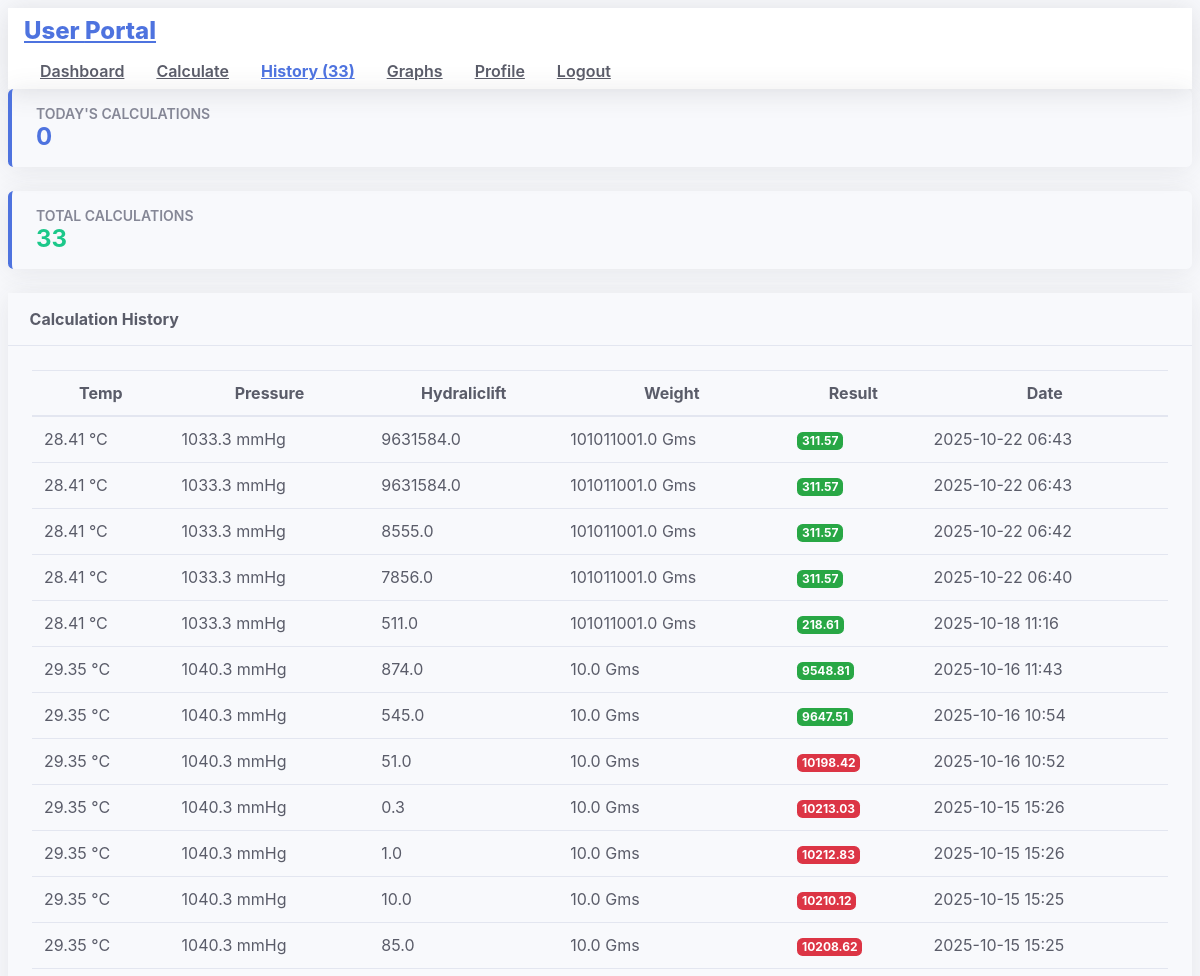
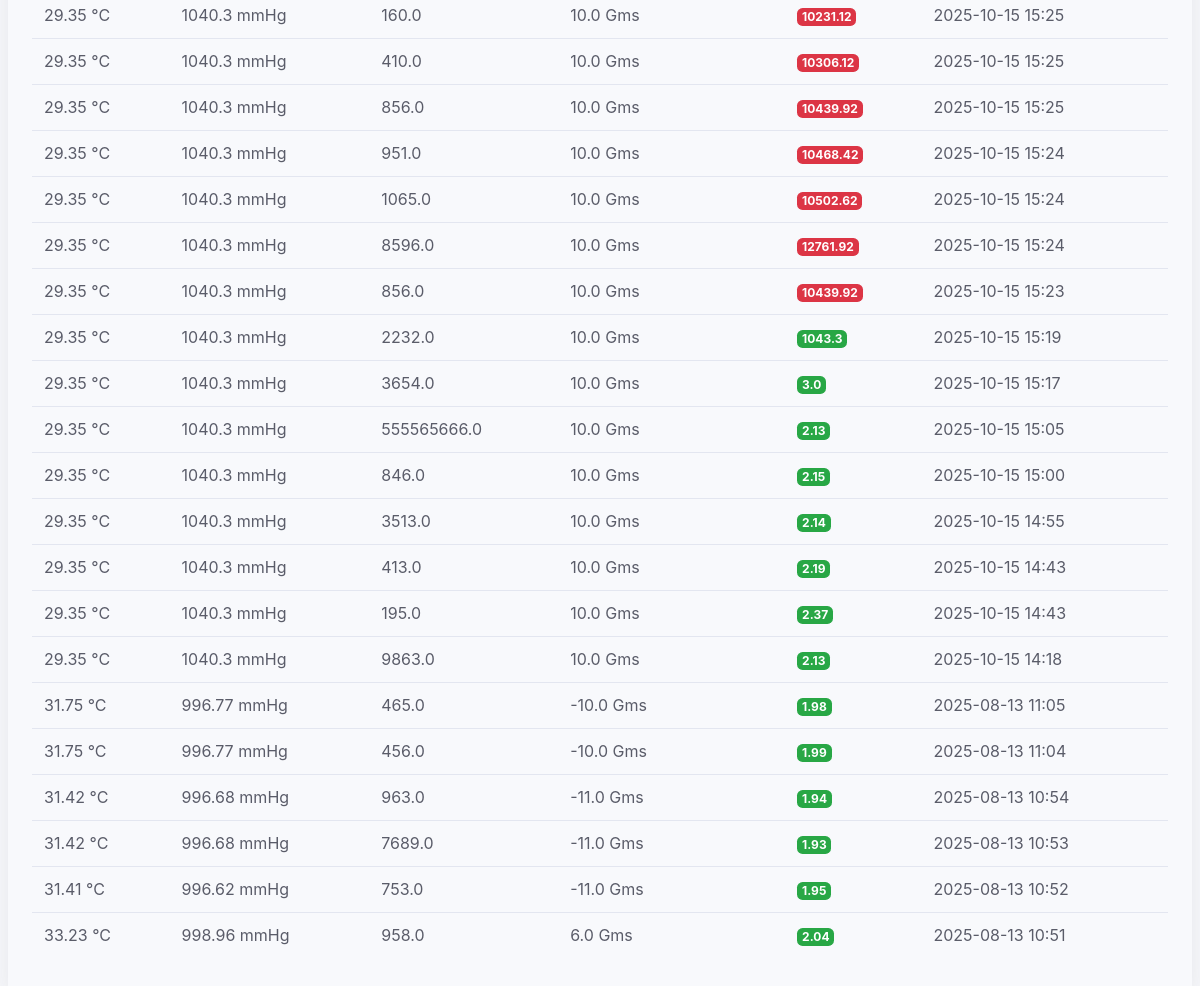
The page /history (signed in) on the database its author committed (2 pictures, top to bottom).
### app.py (models this page shows)
class Calculation(db.Model):
    id = db.Column(db.Integer, primary_key=True)
    weight = db.Column(db.Float, nullable=False)
    pressure = db.Column(db.Float, nullable=False)
    ideal_weight = db.Column(db.Float, nullable=False)
    temperature = db.Column(db.Float, nullable=False)
    result = db.Column(db.Float, nullable=False)
    formula = db.Column(db.String(100), nullable=False)
    timestamp = db.Column(db.DateTime, default=datetime.utcnow)
    user_id = db.Column(db.Integer, db.ForeignKey('user.id'), nullable=False)

### app.py (the view)
@app.route('/history')
@login_required
def history():
    if session.get('is_admin'):
        calculations = Calculation.query.join(User).filter(
            User.manager_id == current_user.admin_code
        ).order_by(Calculation.timestamp.desc()).all()
    else:
        calculations = Calculation.query.filter_by(
            user_id=current_user.id
        ).order_by(Calculation.timestamp.desc()).all()
    today = datetime.utcnow().date()
    calculations_today = len([c for c in calculations if c.timestamp.date() == today])
    total_calculations = len(calculations)
    return render_template('history.html',
                         calculations=calculations,
                         calculations_today=calculations_today,
                         total_calculations=total_calculations)

### app.py (called while the page is built)
@login_manager.user_loader
def load_user(user_id):
    if session.get('is_admin'):
        return Admin.query.get(int(user_id))
    return User.query.get(int(user_id))

### templates/history.html (shortened to what this page needs)
	<!DOCTYPE html>
<html lang="en">
<head>
</head>
<body>
    <nav class="navbar navbar-expand navbar-light mb-4">
        <div class="container">
            <a class="navbar-brand" href="#">{% if session.get('is_admin') %}Admin{% else %}User{% endif %} Portal</a>
            <div class="collapse navbar-collapse">
                <ul class="navbar-nav ml-auto">
                    <li class="nav-item">
                        <a class="nav-link" href="{% if session.get('is_admin') %}{{ url_for('admin_dashboard') }}{% else %}{{ url_for('user_dashboard') }}{% endif %}">Dashboard</a>
                    </li>
                    {% if not session.get('is_admin') %}
                    <li class="nav-item">
                        <a class="nav-link" href="{{ url_for('calculate') }}">Calculate</a>
                    </li>
                    {% endif %}
                    <li class="nav-item active">
                        <a class="nav-link" href="{{ url_for('history') }}">History ({{ total_calculations }})</a>
                    </li>
                    {% if not session.get('is_admin') %}
                    <li class="nav-item">
                        <a class="nav-link" href="{{ url_for('graphs') }}">Graphs</a>
                    </li>
                    {% endif %}
                    <li class="nav-item">
                        <a class="nav-link" href="{{ url_for('profile') }}">Profile</a>
                    </li>
                    <li class="nav-item">
                        <a class="nav-link" href="{{ url_for('logout') }}">Logout</a>
                    </li>
                </ul>
            </div>
        </div>
    </nav>
    <div class="container">
        <div class="row mb-4">
            <div class="col-md-6 mb-4">
                <div class="card stat-card">
                    <div class="card-body">
                        <div class="stat-title">Today's Calculations</div>
                        <div class="stat-value text-primary">{{ calculations_today }}</div>
                    </div>
                </div>
            </div>
            <div class="col-md-6 mb-4">
                <div class="card stat-card">
                    <div class="card-body">
                        <div class="stat-title">Total Calculations</div>
                        <div class="stat-value text-success">{{ total_calculations }}</div>
                    </div>
                </div>
            </div>
        </div>
        <div class="card">
            <div class="card-header">
                Calculation History
            </div>
            <div class="card-body">
                {% if calculations %}
                    <div class="table-responsive">
                        <table class="table">
                            <thead>
                                <tr>
                                    <th>Temp</th>
                                    <th>Pressure</th>
                                    <th>Hydraliclift</th>
                                    <th>Weight</th>
                                    <th>Result</th>
                                    <th>Date</th>
                                </tr>
                            </thead>
                            <tbody>
                                {% for calc in calculations %}
                                <tr>
                                    <td>{{ calc.weight }} °C</td>
                                    <td>{{ calc.pressure }} mmHg</td>
                                    <td>{{ calc.ideal_weight }} </td>
                                    <td>{{ calc.temperature }} Gms</td>
                                    <td>
    				    <span
        				class="badge"
        				style="background-color: {% if calc.result < 10000 %}#28a745{% else %}#dc3545{% endif %};
               				color: white;">
        				{{ calc.result }}
    				   </span>
				   </td>
                                    <td>{{ calc.timestamp.strftime('%Y-%m-%d %H:%M') }}</td>
                                </tr>
                                {% endfor %}
                            </tbody>
                        </table>
                    </div>
                {% else %}
                    <p class="text-center text-muted">No calculations found.</p>
                {% endif %}
            </div>
        </div>
    </div>
</body>
</html>

### templates/history.html (style rules this page uses)
:root { --primary: #4e73df; --success: #1cc88a; --info: #36b9cc; --warning: #f6c23e; --danger: #e74a3b; --secondary: #858796; --light: #f8f9fc; --dark: #5a5c69; }
.navbar { padding: 0.5rem 1rem; background-color: #ffffff; box-shadow: 0 2px 4px rgba(0,0,0,0.1); }
.navbar-brand { font-weight: 700; font-size: 1.25rem; color: #4e73df; }
.navbar-nav { display: flex; flex-direction: row; padding-left: 0; margin-bottom: 0; list-style: none; }
.nav-item { position: relative; }
.nav-link { padding: 0.5rem 1rem; color: #5a5c69; font-weight: 600; transition: all 0.3s; }
.nav-item.active .nav-link { color: #4e73df; font-weight: 700; }
body { font-family: 'Nunito', -apple-system, BlinkMacSystemFont, 'Segoe UI', Roboto, 'Helvetica Neue', Arial, sans-serif; background-color: #f8f9fc; }
.navbar { background-color: white; box-shadow: 0 0.15rem 1.75rem 0 rgba(58, 59, 69, 0.15); padding: 0.5rem 1rem; }
.navbar-brand { font-weight: 800; color: var(--primary); font-size: 1.5rem; }
.nav-link { color: var(--dark); font-weight: 600; }
.card { border: none; border-radius: 0.35rem; box-shadow: 0 0.15rem 1.75rem 0 rgba(58, 59, 69, 0.1); margin-bottom: 1.5rem; }
.card-header { background-color: #f8f9fc; border-bottom: 1px solid #e3e6f0; padding: 1rem 1.35rem; font-weight: 700; color: var(--dark); }
.card-body { padding: 1.5rem; }
.stat-card { border-left: 0.25rem solid var(--primary); }
.stat-card .card-body { padding: 1rem 1.5rem; }
.stat-card .text-primary { color: var(--primary) !important; }
.stat-card .text-success { color: var(--success) !important; }
.stat-title { font-size: 0.875rem; font-weight: 600; text-transform: uppercase; color: var(--secondary); }
.stat-value { font-size: 1.5rem; font-weight: 700; }
.table { width: 100%; margin-bottom: 1rem; color: var(--dark); border-collapse: collapse; }
.table th, .table td { padding: 0.75rem; vertical-align: top; border-top: 1px solid #e3e6f0; }
.table thead th { vertical-align: bottom; border-bottom: 2px solid #e3e6f0; background-color: #f8f9fc; }
.badge { display: inline-block; padding: 0.25em 0.4em; font-size: 75%; font-weight: 700; line-height: 1; text-align: center; white-space: nowrap; vertical-align: baseline; border-radius: 0.35rem; }

### rows shown on the page
Calculation: weight "28.41", pressure "1033.3", ideal_weight "9631584.0", temperature "101011001.0", result "311.57", timestamp "2025-10-22 06:43"
Calculation: weight "28.41", pressure "1033.3", ideal_weight "9631584.0", temperature "101011001.0", result "311.57", timestamp "2025-10-22 06:43"
Calculation: weight "28.41", pressure "1033.3", ideal_weight "8555.0", temperature "101011001.0", result "311.57", timestamp "2025-10-22 06:42"
Calculation: weight "28.41", pressure "1033.3", ideal_weight "7856.0", temperature "101011001.0", result "311.57", timestamp "2025-10-22 06:40"
Calculation: weight "28.41", pressure "1033.3", ideal_weight "511.0", temperature "101011001.0", result "218.61", timestamp "2025-10-18 11:16"
Calculation: weight "29.35", pressure "1040.3", ideal_weight "874.0", temperature "10.0", result "9548.81", timestamp "2025-10-16 11:43"
Calculation: weight "29.35", pressure "1040.3", ideal_weight "545.0", temperature "10.0", result "9647.51", timestamp "2025-10-16 10:54"
Calculation: weight "29.35", pressure "1040.3", ideal_weight "51.0", temperature "10.0", result "10198.42", timestamp "2025-10-16 10:52"
Calculation: weight "29.35", pressure "1040.3", ideal_weight "0.3", temperature "10.0", result "10213.03", timestamp "2025-10-15 15:26"
Calculation: weight "29.35", pressure "1040.3", ideal_weight "1.0", temperature "10.0", result "10212.83", timestamp "2025-10-15 15:26"
Calculation: weight "29.35", pressure "1040.3", ideal_weight "10.0", temperature "10.0", result "10210.12", timestamp "2025-10-15 15:25"
Calculation: weight "29.35", pressure "1040.3", ideal_weight "85.0", temperature "10.0", result "10208.62", timestamp "2025-10-15 15:25"
Calculation: weight "29.35", pressure "1040.3", ideal_weight "160.0", temperature "10.0", result "10231.12", timestamp "2025-10-15 15:25"
Calculation: weight "29.35", pressure "1040.3", ideal_weight "410.0", temperature "10.0", result "10306.12", timestamp "2025-10-15 15:25"
Calculation: weight "29.35", pressure "1040.3", ideal_weight "856.0", temperature "10.0", result "10439.92", timestamp "2025-10-15 15:25"
Calculation: weight "29.35", pressure "1040.3", ideal_weight "951.0", temperature "10.0", result "10468.42", timestamp "2025-10-15 15:24"
Calculation: weight "29.35", pressure "1040.3", ideal_weight "1065.0", temperature "10.0", result "10502.62", timestamp "2025-10-15 15:24"
Calculation: weight "29.35", pressure "1040.3", ideal_weight "8596.0", temperature "10.0", result "12761.92", timestamp "2025-10-15 15:24"
Calculation: weight "29.35", pressure "1040.3", ideal_weight "856.0", temperature "10.0", result "10439.92", timestamp "2025-10-15 15:23"
Calculation: weight "29.35", pressure "1040.3", ideal_weight "2232.0", temperature "10.0", result "1043.3", timestamp "2025-10-15 15:19"
Calculation: weight "29.35", pressure "1040.3", ideal_weight "3654.0", temperature "10.0", result "3.0", timestamp "2025-10-15 15:17"
Calculation: weight "29.35", pressure "1040.3", ideal_weight "555565666.0", temperature "10.0", result "2.13", timestamp "2025-10-15 15:05"
Calculation: weight "29.35", pressure "1040.3", ideal_weight "846.0", temperature "10.0", result "2.15", timestamp "2025-10-15 15:00"
Calculation: weight "29.35", pressure "1040.3", ideal_weight "3513.0", temperature "10.0", result "2.14", timestamp "2025-10-15 14:55"
Calculation: weight "29.35", pressure "1040.3", ideal_weight "413.0", temperature "10.0", result "2.19", timestamp "2025-10-15 14:43"
Calculation: weight "29.35", pressure "1040.3", ideal_weight "195.0", temperature "10.0", result "2.37", timestamp "2025-10-15 14:43"
Calculation: weight "29.35", pressure "1040.3", ideal_weight "9863.0", temperature "10.0", result "2.13", timestamp "2025-10-15 14:18"
Calculation: weight "31.75", pressure "996.77", ideal_weight "465.0", temperature "-10.0", result "1.98", timestamp "2025-08-13 11:05"
Calculation: weight "31.75", pressure "996.77", ideal_weight "456.0", temperature "-10.0", result "1.99", timestamp "2025-08-13 11:04"
Calculation: weight "31.42", pressure "996.68", ideal_weight "963.0", temperature "-11.0", result "1.94", timestamp "2025-08-13 10:54"
Calculation: weight "31.42", pressure "996.68", ideal_weight "7689.0", temperature "-11.0", result "1.93", timestamp "2025-08-13 10:53"
Calculation: weight "31.41", pressure "996.62", ideal_weight "753.0", temperature "-11.0", result "1.95", timestamp "2025-08-13 10:52"
Calculation: weight "33.23", pressure "998.96", ideal_weight "958.0", temperature "6.0", result "2.04", timestamp "2025-08-13 10:51"

### other values the page prints
{{ total_calculations }} "33"
{{ calculations_today }} "0"
